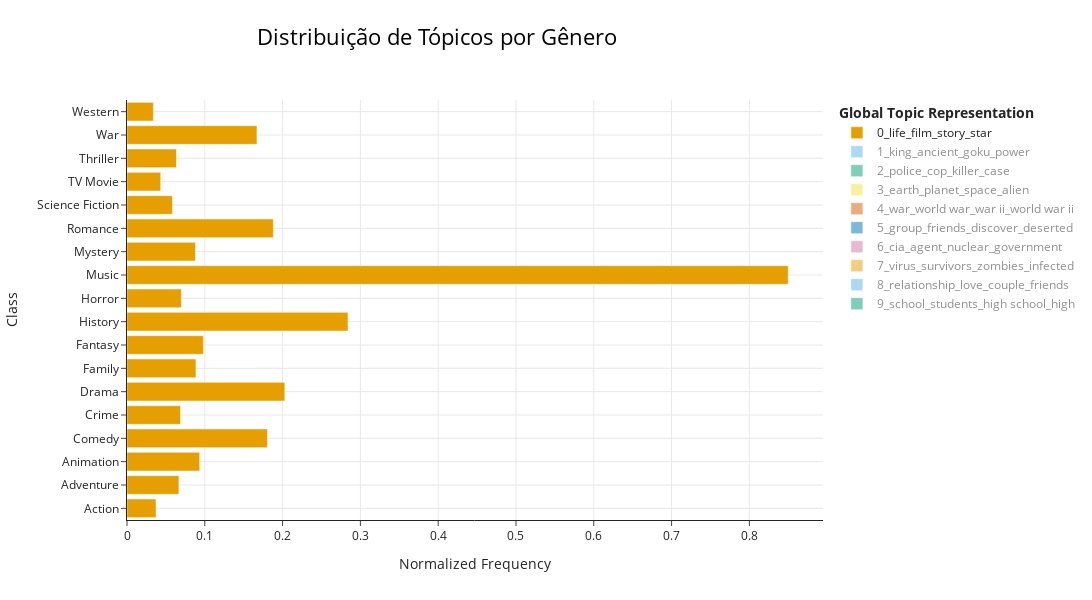

Source (notebook cell):
### Code cell
from bertopic.plotting import visualize_topics_per_class


#informações dos tópicos
topic_info = topic_model.get_topic_info()

#  mapeamentos
topic_name_map = dict(zip(topic_info['Topic'], topic_info['Name']))

# extração de palavras-chave 
def get_topic_words(topic):
    try:
        topic_words = topic_model.get_topic(topic)
        if isinstance(topic_words[0], tuple):
            return [word for word, _ in topic_words[:5]]
        else:
            return topic_words[:5]
    except:
        return ["N/A"]

# criação do dataframe para tópicos por classe
data = []
for idx, (topic, genres) in enumerate(zip(topics, movies_overview['genres'])):
    for genre in genres:
        data.append({
            'Genre': genre,
            'Topic': topic,
            'Name': topic_name_map.get(topic, f"Topic_{topic}"),
            'Words': ", ".join(get_topic_words(topic))
        })

topics_per_class = pd.DataFrame(data)

# cálculo das frequências dos tópicos por gênero
counts = topics_per_class.groupby(['Genre', 'Topic', 'Name', 'Words']).size().reset_index(name='Count')
genre_totals = counts.groupby('Genre')['Count'].sum()
counts['Frequency'] = counts.apply(lambda x: x['Count'] / genre_totals[x['Genre']], axis=1)


try:
    #método padrão primeiro
    fig = topic_model.visualize_topics_per_class(
        counts.rename(columns={'Genre': 'Class'}),
        normalize_frequency=True,
        title='Distribuição de Tópicos por Gênero',
        height=600,
        width=1200
    )
    fig.show()
except Exception as e:
    print(f"Usando visualização alternativa devido a: {str(e)}")
    
    # visualização alternativa 
    import plotly.express as px
    
    top_genres = counts.groupby('Genre')['Count'].sum().nlargest(15).index
    filtered = counts[counts['Genre'].isin(top_genres)]
    
    fig = px.bar(
        filtered.sort_values(['Genre', 'Frequency'], ascending=[True, False]),
        x='Genre',
        y='Frequency',
        color='Name',
        hover_data=['Words'],
        facet_row='Name',
        height=1200,
        title='Distribuição de Tópicos por Gênero (Top 15)'
    )
    fig.update_layout(showlegend=False)
    fig.show()

### Figure 1 — Plotly figure (JSON) as saved in the notebook; plotly's stock layout.template omitted (floating-point values rounded to 4 significant figures)
{"data": [{"hoverinfo": "text", "hovertext": ["<b>Topic 0</b><br>Words: life, film, story, star, music", "<b>Topic 0</b><br>Words: life, film, story, star, music", "<b>Topic 0</b><br>Words: life, film, story, star, music", "<b>Topic 0</b><br>Words: life, film, story, star, music", "<b>Topic 0</b><br>Words: life, film, story, star, music", "<b>Topic 0</b><br>Words: life, film, story, star, music", "<b>Topic 0</b><br>Words: life, film, story, star, music", "<b>Topic 0</b><br>Words: life, film, story, star, music", "<b>Topic 0</b><br>Words: life, film, story, star, music", "<b>Topic 0</b><br>Words: life, film, story, star, music", "<b>Topic 0</b><br>Words: life, film, story, star, music", "<b>Topic 0</b><br>Words: life, film, story, star, music", "<b>Topic 0</b><br>Words: life, film, story, star, music", "<b>Topic 0</b><br>Words: life, film, story, star, music", "<b>Topic 0</b><br>Words: life, film, story, star, music", "<b>Topic 0</b><br>Words: life, film, story, star, music", "<b>Topic 0</b><br>Words: life, film, story, star, music", "<b>Topic 0</b><br>Words: life, film, story, star, music"], "marker": {"color": "#E69F00"}, "name": "0_life_film_story_star", "orientation": "h", "type": "bar", "visible": true, "x": [0.03731, 0.06671, 0.09347, 0.1805, 0.06882, 0.2029, 0.08864, 0.09827, 0.284, 0.0699, 0.8499, 0.08805, 0.1881, 0.05844, 0.04332, 0.06357, 0.1671, 0.03391], "y": ["Action", "Adventure", "Animation", "Comedy", "Crime", "Drama", "Family", "Fantasy", "History", "Horror", "Music", "Mystery", "Romance", "Science Fiction", "TV Movie", "Thriller", "War", "Western"]}, {"hoverinfo": "text", "hovertext": ["<b>Topic 1</b><br>Words: king, ancient, goku, power, evil", "<b>Topic 1</b><br>Words: king, ancient, goku, power, evil", "<b>Topic 1</b><br>Words: king, ancient, goku, power, evil", "<b>Topic 1</b><br>Words: king, ancient, goku, power, evil", "<b>Topic 1</b><br>Words: king, ancient, goku, power, evil", "<b>Topic 1</b><br>Words: king, ancient, goku, power, evil", "<b>Topic 1</b><br>Words: king, ancient, goku, power, evil", "<b>Topic 1</b><br>Words: king, ancient, goku, power, evil", "<b>Topic 1</b><br>Words: king, ancient, goku, power, evil", "<b>Topic 1</b><br>Words: king, ancient, goku, power, evil", "<b>Topic 1</b><br>Words: king, ancient, goku, power, evil", "<b>Topic 1</b><br>Words: king, ancient, goku, power, evil", "<b>Topic 1</b><br>Words: king, ancient, goku, power, evil", "<b>Topic 1</b><br>Words: king, ancient, goku, power, evil", "<b>Topic 1</b><br>Words: king, ancient, goku, power, evil", "<b>Topic 1</b><br>Words: king, ancient, goku, power, evil", "<b>Topic 1</b><br>Words: king, ancient, goku, power, evil", "<b>Topic 1</b><br>Words: king, ancient, goku, power, evil"], "marker": {"color": "#56B4E9"}, "name": "1_king_ancient_goku_power", "orientation": "h", "type": "bar", "visible": "legendonly", "x": [0.2868, 0.4365, 0.4614, 0.07361, 0.02069, 0.07772, 0.2612, 0.4936, 0.2524, 0.08165, 0.02333, 0.02696, 0.05173, 0.2003, 0.1641, 0.03778, 0.2009, 0.08566], "y": ["Action", "Adventure", "Animation", "Comedy", "Crime", "Drama", "Family", "Fantasy", "History", "Horror", "Music", "Mystery", "Romance", "Science Fiction", "TV Movie", "Thriller", "War", "Western"]}, {"hoverinfo": "text", "hovertext": ["<b>Topic 2</b><br>Words: police, cop, killer, case, officer", "<b>Topic 2</b><br>Words: police, cop, killer, case, officer", "<b>Topic 2</b><br>Words: police, cop, killer, case, officer", "<b>Topic 2</b><br>Words: police, cop, killer, case, officer", "<b>Topic 2</b><br>Words: police, cop, killer, case, officer", "<b>Topic 2</b><br>Words: police, cop, killer, case, officer", "<b>Topic 2</b><br>Words: police, cop, killer, case, officer", "<b>Topic 2</b><br>Words: police, cop, killer, case, officer", "<b>Topic 2</b><br>Words: police, cop, killer, case, officer", "<b>Topic 2</b><br>Words: police, cop, killer, case, officer", "<b>Topic 2</b><br>Words: police, cop, killer, case, officer", "<b>Topic 2</b><br>Words: police, cop, killer, case, officer", "<b>Topic 2</b><br>Words: police, cop, killer, case, officer", "<b>Topic 2</b><br>Words: police, cop, killer, case, officer", "<b>Topic 2</b><br>Words: police, cop, killer, case, officer", "<b>Topic 2</b><br>Words: police, cop, killer, case, officer", "<b>Topic 2</b><br>Words: police, cop, killer, case, officer"], "marker": {"color": "#009E73"}, "name": "2_police_cop_killer_case", "orientation": "h", "type": "bar", "visible": "legendonly", "x": [0.4013, 0.05578, 0.01226, 0.1092, 0.734, 0.18, 0.004919, 0.0145, 0.03415, 0.05294, 0.2483, 0.04596, 0.0542, 0.09374, 0.4006, 0.01722, 0.1101], "y": ["Action", "Adventure", "Animation", "Comedy", "Crime", "Drama", "Family", "Fantasy", "History", "Horror", "Mystery", "Romance", "Science Fiction", "TV Movie", "Thriller", "War", "Western"]}, {"hoverinfo": "text", "hovertext": ["<b>Topic 3</b><br>Words: earth, planet, space, alien, crew", "<b>Topic 3</b><br>Words: earth, planet, space, alien, crew", "<b>Topic 3</b><br>Words: earth, planet, space, alien, crew", "<b>Topic 3</b><br>Words: earth, planet, space, alien, crew", "<b>Topic 3</b><br>Words: earth, planet, space, alien, crew", "<b>Topic 3</b><br>Words: earth, planet, space, alien, crew", "<b>Topic 3</b><br>Words: earth, planet, space, alien, crew", "<b>Topic 3</b><br>Words: earth, planet, space, alien, crew", "<b>Topic 3</b><br>Words: earth, planet, space, alien, crew", "<b>Topic 3</b><br>Words: earth, planet, space, alien, crew", "<b>Topic 3</b><br>Words: earth, planet, space, alien, crew", "<b>Topic 3</b><br>Words: earth, planet, space, alien, crew", "<b>Topic 3</b><br>Words: earth, planet, space, alien, crew", "<b>Topic 3</b><br>Words: earth, planet, space, alien, crew", "<b>Topic 3</b><br>Words: earth, planet, space, alien, crew", "<b>Topic 3</b><br>Words: earth, planet, space, alien, crew"], "marker": {"color": "#F0E442"}, "name": "3_earth_planet_space_alien", "orientation": "h", "type": "bar", "visible": "legendonly", "x": [0.2216, 0.2584, 0.09832, 0.04487, 0.01034, 0.04856, 0.06456, 0.05639, 0.0664, 0.2316, 0.0842, 0.02394, 0.8694, 0.1367, 0.1475, 0.02511], "y": ["Action", "Adventure", "Animation", "Comedy", "Crime", "Drama", "Family", "Fantasy", "History", "Horror", "Mystery", "Romance", "Science Fiction", "TV Movie", "Thriller", "War"]}, {"hoverinfo": "text", "hovertext": ["<b>Topic 4</b><br>Words: war, world war, war ii, world war ii, ii", "<b>Topic 4</b><br>Words: war, world war, war ii, world war ii, ii", "<b>Topic 4</b><br>Words: war, world war, war ii, world war ii, ii", "<b>Topic 4</b><br>Words: war, world war, war ii, world war ii, ii", "<b>Topic 4</b><br>Words: war, world war, war ii, world war ii, ii", "<b>Topic 4</b><br>Words: war, world war, war ii, world war ii, ii", "<b>Topic 4</b><br>Words: war, world war, war ii, world war ii, ii", "<b>Topic 4</b><br>Words: war, world war, war ii, world war ii, ii", "<b>Topic 4</b><br>Words: war, world war, war ii, world war ii, ii", "<b>Topic 4</b><br>Words: war, world war, war ii, world war ii, ii", "<b>Topic 4</b><br>Words: war, world war, war ii, world war ii, ii", "<b>Topic 4</b><br>Words: war, world war, war ii, world war ii, ii", "<b>Topic 4</b><br>Words: war, world war, war ii, world war ii, ii", "<b>Topic 4</b><br>Words: war, world war, war ii, world war ii, ii", "<b>Topic 4</b><br>Words: war, world war, war ii, world war ii, ii"], "marker": {"color": "#D55E00"}, "name": "4_war_world war_war ii_world war ii", "orientation": "h", "type": "bar", "visible": "legendonly", "x": [0.0544, 0.03417, 0.006383, 0.01121, 0.003693, 0.0655, 0.01007, 0.3912, 0.003938, 0.006013, 0.01368, 0.02587, 0.02441, 0.02844, 0.9143], "y": ["Action", "Adventure", "Animation", "Comedy", "Crime", "Drama", "Fantasy", "History", "Horror", "Mystery", "Romance", "Science Fiction", "TV Movie", "Thriller", "War"]}, {"hoverinfo": "text", "hovertext": ["<b>Topic 5</b><br>Words: group, friends, discover, deserted, group friends", "<b>Topic 5</b><br>Words: group, friends, discover, deserted, group friends", "<b>Topic 5</b><br>Words: group, friends, discover, deserted, group friends", "<b>Topic 5</b><br>Words: group, friends, discover, deserted, group friends", "<b>Topic 5</b><br>Words: group, friends, discover, deserted, group friends", "<b>Topic 5</b><br>Words: group, friends, discover, deserted, group friends", "<b>Topic 5</b><br>Words: group, friends, discover, deserted, group friends", "<b>Topic 5</b><br>Words: group, friends, discover, deserted, group friends", "<b>Topic 5</b><br>Words: group, friends, discover, deserted, group friends", "<b>Topic 5</b><br>Words: group, friends, discover, deserted, group friends", "<b>Topic 5</b><br>Words: group, friends, discover, deserted, group friends", "<b>Topic 5</b><br>Words: group, friends, discover, deserted, group friends", "<b>Topic 5</b><br>Words: group, friends, discover, deserted, group friends", "<b>Topic 5</b><br>Words: group, friends, discover, deserted, group friends", "<b>Topic 5</b><br>Words: group, friends, discover, deserted, group friends"], "marker": {"color": "#0072B2"}, "name": "5_group_friends_discover_deserted", "orientation": "h", "type": "bar", "visible": "legendonly", "x": [0.1194, 0.2357, 0.3376, 0.14, 0.05095, 0.05021, 0.2356, 0.1389, 0.7154, 0.04788, 0.2904, 0.01572, 0.2163, 0.2519, 0.08788], "y": ["Action", "Adventure", "Animation", "Comedy", "Crime", "Drama", "Family", "Fantasy", "Horror", "Music", "Mystery", "Romance", "Science Fiction", "Thriller", "Western"]}, {"hoverinfo": "text", "hovertext": ["<b>Topic 6</b><br>Words: cia, agent, nuclear, government, international", "<b>Topic 6</b><br>Words: cia, agent, nuclear, government, international", "<b>Topic 6</b><br>Words: cia, agent, nuclear, government, international", "<b>Topic 6</b><br>Words: cia, agent, nuclear, government, international", "<b>Topic 6</b><br>Words: cia, agent, nuclear, government, international", "<b>Topic 6</b><br>Words: cia, agent, nuclear, government, international", "<b>Topic 6</b><br>Words: cia, agent, nuclear, government, international", "<b>Topic 6</b><br>Words: cia, agent, nuclear, government, international", "<b>Topic 6</b><br>Words: cia, agent, nuclear, government, international", "<b>Topic 6</b><br>Words: cia, agent, nuclear, government, international", "<b>Topic 6</b><br>Words: cia, agent, nuclear, government, international", "<b>Topic 6</b><br>Words: cia, agent, nuclear, government, international", "<b>Topic 6</b><br>Words: cia, agent, nuclear, government, international", "<b>Topic 6</b><br>Words: cia, agent, nuclear, government, international", "<b>Topic 6</b><br>Words: cia, agent, nuclear, government, international", "<b>Topic 6</b><br>Words: cia, agent, nuclear, government, international"], "marker": {"color": "#CC79A7"}, "name": "6_cia_agent_nuclear_government", "orientation": "h", "type": "bar", "visible": "legendonly", "x": [0.5307, 0.3666, 0.01903, 0.1003, 0.2972, 0.134, 0.01527, 0.03001, 0.1767, 0.01174, 0.07169, 0.01019, 0.09814, 0.1455, 0.4647, 0.4275], "y": ["Action", "Adventure", "Animation", "Comedy", "Crime", "Drama", "Family", "Fantasy", "History", "Horror", "Mystery", "Romance", "Science Fiction", "TV Movie", "Thriller", "War"]}, {"hoverinfo": "text", "hovertext": ["<b>Topic 7</b><br>Words: virus, survivors, zombies, infected, outbreak", "<b>Topic 7</b><br>Words: virus, survivors, zombies, infected, outbreak", "<b>Topic 7</b><br>Words: virus, survivors, zombies, infected, outbreak", "<b>Topic 7</b><br>Words: virus, survivors, zombies, infected, outbreak", "<b>Topic 7</b><br>Words: virus, survivors, zombies, infected, outbreak", "<b>Topic 7</b><br>Words: virus, survivors, zombies, infected, outbreak", "<b>Topic 7</b><br>Words: virus, survivors, zombies, infected, outbreak", "<b>Topic 7</b><br>Words: virus, survivors, zombies, infected, outbreak", "<b>Topic 7</b><br>Words: virus, survivors, zombies, infected, outbreak", "<b>Topic 7</b><br>Words: virus, survivors, zombies, infected, outbreak", "<b>Topic 7</b><br>Words: virus, survivors, zombies, infected, outbreak", "<b>Topic 7</b><br>Words: virus, survivors, zombies, infected, outbreak", "<b>Topic 7</b><br>Words: virus, survivors, zombies, infected, outbreak", "<b>Topic 7</b><br>Words: virus, survivors, zombies, infected, outbreak", "<b>Topic 7</b><br>Words: virus, survivors, zombies, infected, outbreak", "<b>Topic 7</b><br>Words: virus, survivors, zombies, infected, outbreak"], "marker": {"color": "#E69F00"}, "name": "7_virus_survivors_zombies_infected", "orientation": "h", "type": "bar", "visible": "legendonly", "x": [0.2313, 0.1187, 0.06824, 0.07706, 0.009869, 0.07208, 0.06845, 0.06726, 0.5473, 0.05564, 0.09642, 0.009137, 0.6788, 0.2609, 0.2534, 0.04791], "y": ["Action", "Adventure", "Animation", "Comedy", "Crime", "Drama", "Family", "Fantasy", "Horror", "Music", "Mystery", "Romance", "Science Fiction", "TV Movie", "Thriller", "War"]}, {"hoverinfo": "text", "hovertext": ["<b>Topic 8</b><br>Words: relationship, love, couple, friends, relationships", "<b>Topic 8</b><br>Words: relationship, love, couple, friends, relationships", "<b>Topic 8</b><br>Words: relationship, love, couple, friends, relationships", "<b>Topic 8</b><br>Words: relationship, love, couple, friends, relationships", "<b>Topic 8</b><br>Words: relationship, love, couple, friends, relationships", "<b>Topic 8</b><br>Words: relationship, love, couple, friends, relationships", "<b>Topic 8</b><br>Words: relationship, love, couple, friends, relationships", "<b>Topic 8</b><br>Words: relationship, love, couple, friends, relationships", "<b>Topic 8</b><br>Words: relationship, love, couple, friends, relationships", "<b>Topic 8</b><br>Words: relationship, love, couple, friends, relationships", "<b>Topic 8</b><br>Words: relationship, love, couple, friends, relationships", "<b>Topic 8</b><br>Words: relationship, love, couple, friends, relationships", "<b>Topic 8</b><br>Words: relationship, love, couple, friends, relationships", "<b>Topic 8</b><br>Words: relationship, love, couple, friends, relationships", "<b>Topic 8</b><br>Words: relationship, love, couple, friends, relationships"], "marker": {"color": "#56B4E9"}, "name": "8_relationship_love_couple_friends", "orientation": "h", "type": "bar", "visible": "legendonly", "x": [0.009412, 0.01301, 0.0243, 0.3598, 0.02811, 0.2542, 0.05849, 0.01916, 0.04497, 0.07925, 0.02289, 0.8068, 0.0179, 0.3716, 0.04812], "y": ["Action", "Adventure", "Animation", "Comedy", "Crime", "Drama", "Family", "Fantasy", "Horror", "Music", "Mystery", "Romance", "Science Fiction", "TV Movie", "Thriller"]}, {"hoverinfo": "text", "hovertext": ["<b>Topic 9</b><br>Words: school, students, high school, high, student", "<b>Topic 9</b><br>Words: school, students, high school, high, student", "<b>Topic 9</b><br>Words: school, students, high school, high, student", "<b>Topic 9</b><br>Words: school, students, high school, high, student", "<b>Topic 9</b><br>Words: school, students, high school, high, student", "<b>Topic 9</b><br>Words: school, students, high school, high, student", "<b>Topic 9</b><br>Words: school, students, high school, high, student", "<b>Topic 9</b><br>Words: school, students, high school, high, student", "<b>Topic 9</b><br>Words: school, students, high school, high, student", "<b>Topic 9</b><br>Words: school, students, high school, high, student", "<b>Topic 9</b><br>Words: school, students, high school, high, student", "<b>Topic 9</b><br>Words: school, students, high school, high, student", "<b>Topic 9</b><br>Words: school, students, high school, high, student", "<b>Topic 9</b><br>Words: school, students, high school, high, student", "<b>Topic 9</b><br>Words: school, students, high school, high, student", "<b>Topic 9</b><br>Words: school, students, high school, high, student"], "marker": {"color": "#009E73"}, "name": "9_school_students_high school_high", "orientation": "h", "type": "bar", "visible": "legendonly", "x": [0.1032, 0.01783, 0.03331, 0.4179, 0.2312, 0.3082, 0.05345, 0.05253, 0.06185, 0.1438, 0.6518, 0.1255, 0.3211, 0.04908, 0.2547, 0.1539], "y": ["Action", "Adventure", "Animation", "Comedy", "Crime", "Drama", "Family", "Fantasy", "History", "Horror", "Music", "Mystery", "Romance", "Science Fiction", "TV Movie", "Thriller"]}], "layout": {"height": 600, "hoverlabel": {"bgcolor": "white", "font": {"family": "Rockwell", "size": 16}}, "legend": {"title": {"text": "<b>Global Topic Representation"}}, "title": {"font": {"color": "Black", "size": 22}, "text": "Distribuição de Tópicos por Gênero", "x": 0.4, "xanchor": "center", "y": 0.95, "yanchor": "top"}, "width": 1200, "xaxis": {"showgrid": true, "title": {"text": "Normalized Frequency"}}, "yaxis": {"showgrid": true, "title": {"text": "Class"}}}}
